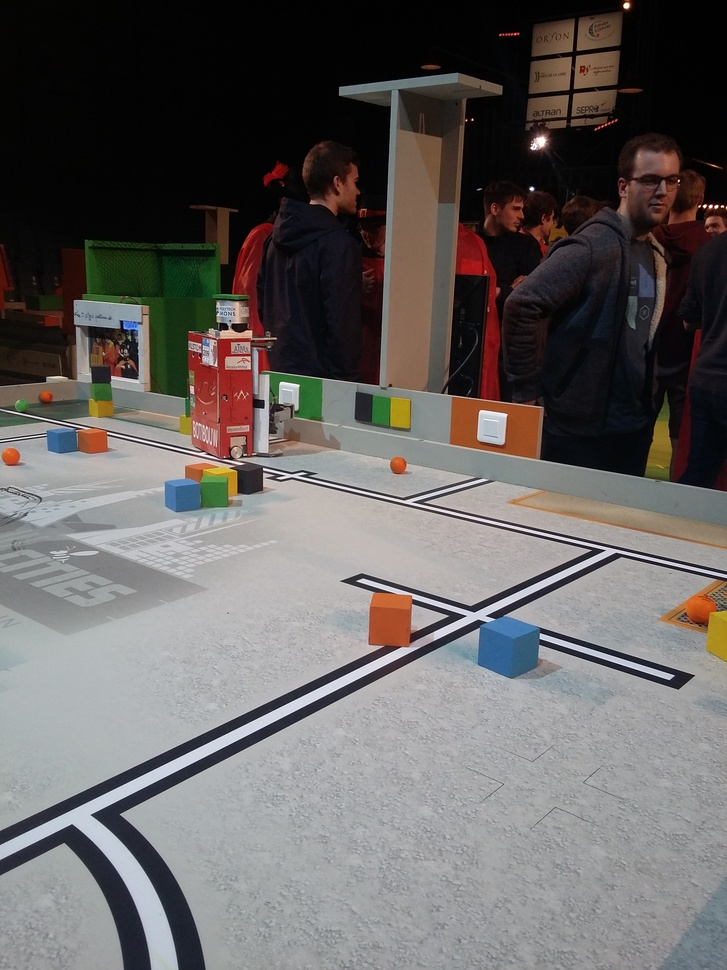
//> input picture detect-color-position/pictures/image1.jpg, 727 x 970 px, shrunk from 2448 x 3264 before the run, given in place of the camera
$ ./main   (built with g++ and OpenCV 4)
//> lines starting //> are read from the running program, lines starting //| are printed output that depends on the picture; after the words box and inside, x2 and y2 are one past the last pixel; in counts of white or black regions, pixels touching at a corner belong together; pictures that were not available may be replaced by others from this repository, and a replacement may not be noted
#include <iostream>
#include <fstream>
#include <string>
#include <unistd.h>
#include "opencv2/highgui/highgui.hpp"
#include "opencv2/imgproc/imgproc.hpp"

#define RED_DETECT 1
#define YELLOW_DETECT 2
#define BLUE_DETECT 3
#define GREEN_DETECT 4
#define BLACK_DETECT 5
#define ORANGE_DETECT 6
#define COLOR_NBR 6
#define DEBUG
//#define DEBUG_MENU


using namespace cv;
using namespace std;
int detect_form(IplImage* img,int detect_color);
int save_data (CvPoint side0, CvPoint side1, CvPoint side2, CvPoint side3, int s16Color, int figure_idx);
unsigned char u8OpenFileFirst = true;

int main( int argc, char** argv )
{
  int detect_color=YELLOW_DETECT;
  const char *s8ColorName = "GREEN";
  const char *s8ImgName = "/home/eliott/Downloads/Pictures/webcam-shot.jpg";
  int iLowH, iHighH;
  int iLowS, iHighS;
  int iLowV, iHighV;
  /*int iLastX, iLastY;*/
  Mat imgOriginal;

  #ifdef DEBUG_MENU
  namedWindow("Control", CV_WINDOW_AUTOSIZE); //create a window called "Control"

  cout << "Please, what color do you want detect ?" << endl;
  cout << "RED=1 YELLOW=2 BLUE=3 GREEN=4 BLACK=5 ORANGE=6 ?" << endl;
  cin >> detect_color;

  #endif

  VideoCapture cap(0); //capture the video from webcam

  if ( !cap.isOpened() )  // if not success, exit program
  {
     cout << "Cannot open the web cam" << endl;
     return -1;
  }

  //Capture a temporary image from the camera
  Mat imgTmp;
  bool bSuccess = cap.read(imgTmp); // read a new frame from video
//> imgTmp is the input picture: 970 rows x 727 cols, CV_8UC3; mean B, G, R 97.2, 98.4, 102.2
  if (!bSuccess) //if not success, break loop
  {
    cout << "Cannot read a frame from video stream" << endl;
    return -1;
  }
  sleep(1);
  imwrite(s8ImgName,imgTmp);


  cap.release(); // close the video file


// Main Loop
while (detect_color <= COLOR_NBR)
{

  #ifdef DEBUG_MENU
    //Create trackbars in "Control" window
  createTrackbar("LowH", "Control", &iLowH, 179); //Hue (0 - 179)
  createTrackbar("HighH", "Control", &iHighH, 179);

  createTrackbar("LowS", "Control", &iLowS, 255); //Saturation (0 - 255)
  createTrackbar("HighS", "Control", &iHighS, 255);

  createTrackbar("LowV", "Control", &iLowV, 255);//Value (0 - 255)
  createTrackbar("HighV", "Control", &iHighV, 255);

  #else
  if (detect_color==RED_DETECT)
  {
     cout << "Color to detect: RED" << endl;
     iLowH =  160;
     iHighH = 179;

     iLowS = 160;
     iHighS = 255;

     iLowV = 60;
     iHighV = 255;

     s8ColorName = "RED";
  }
  else if (detect_color==YELLOW_DETECT)
  {
     cout << "Color to detect: YELLOW" << endl;
     iLowH =  22;
     iHighH = 38;

     iLowS = 107;
     iHighS = 255;

     iLowV = 126;
     iHighV = 255;

     s8ColorName = "YELLOW";

  }
  else if (detect_color==GREEN_DETECT)
  {
     cout << "Color to detect: GREEN" << endl;
     iLowH =  38;
     iHighH = 75;

     iLowS = 0;
     iHighS = 255;

     iLowV = 0;
     iHighV = 255;

     s8ColorName = "GREEN";

  }
  else if (detect_color==BLUE_DETECT)
  {
     cout << "Color to detect: BLUE" << endl;
     iLowH =  75;
     iHighH = 130;

     iLowS = 0;
     iHighS = 255;

     iLowV = 0;
     iHighV = 255;

     s8ColorName = "BLUE";

  }
  else if (detect_color==ORANGE_DETECT)
  {
     cout << "Color to detect: ORANGE" << endl;
     iLowH =  0;
     iHighH = 22;

     iLowS = 107;
     iHighS = 255;

     iLowV = 189;
     iHighV = 255;

     s8ColorName = "ORANGE";

  }
  else if (detect_color==BLACK_DETECT)
  {
     cout << "Color to detect: BLACK" << endl;
     iLowH =  0;
     iHighH = 46;

     iLowS = 0;
     iHighS = 255;

     iLowV = 16;
     iHighV = 131;

     s8ColorName = "BLACK";

  }
  else
  {
     /* nothing to do */
  }
  #endif

  //Create a black image with the size as the camera output
  //Mat imgLines = Mat::zeros( imgTmp.size(), CV_8UC3 );;
  #ifndef DEBUG
  imgOriginal = imread(s8ImgName);
  #else
  imgOriginal = imread("/home/eliott/Downloads/Pictures/webcam-shot-20180324_014512.jpg");
  #endif

  Mat imgHSV;

  cvtColor(imgOriginal, imgHSV, COLOR_BGR2HSV); //Convert the captured frame from BGR to HSV
//> imgHSV: 970 rows x 727 cols, CV_8UC3; mean H, S, V 69.8, 45.7, 106.6

  Mat imgThresholded;

  inRange(imgHSV, Scalar(iLowH, iLowS, iLowV), Scalar(iHighH, iHighS, iHighV), imgThresholded); //Threshold the image
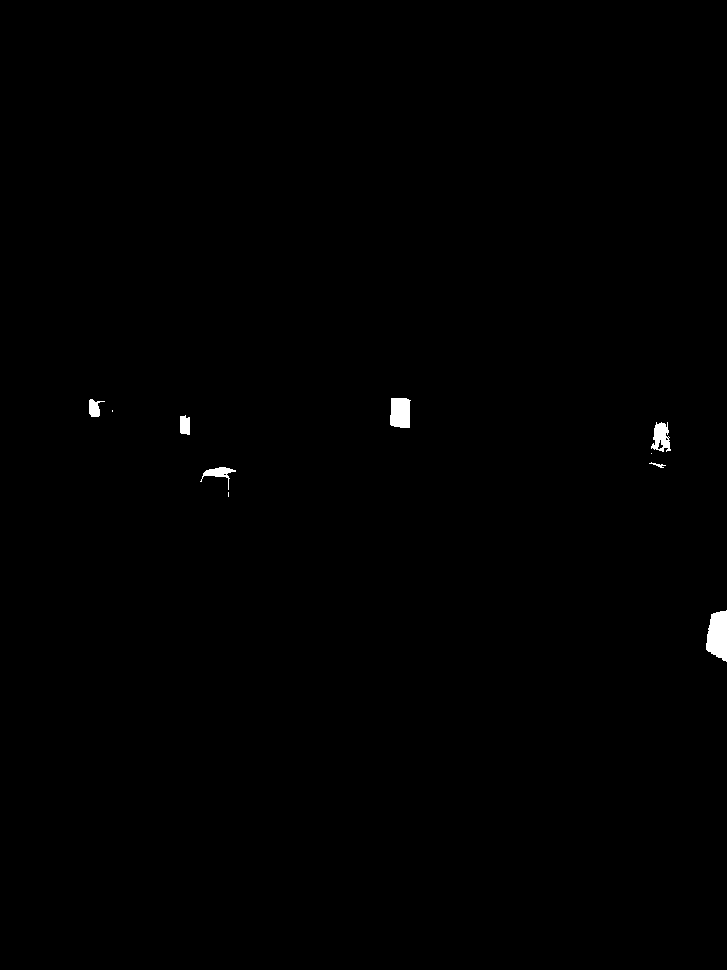
//> imgThresholded: 970 rows x 727 cols, CV_8UC1; 0.34% white; 10 white regions (3 under 20 px), largest, box (x1, y1, x2, y2) and area: (706, 610, 727, 662) 840, (390, 398, 411, 428) 565, (651, 422, 671, 452) 381

  //morphological opening (removes small objects from the foreground)
  erode(imgThresholded, imgThresholded, getStructuringElement(MORPH_ELLIPSE, Size(5, 5)) );
  dilate( imgThresholded, imgThresholded, getStructuringElement(MORPH_ELLIPSE, Size(5, 5)) );

  //morphological closing (removes small holes from the foreground)
  dilate( imgThresholded, imgThresholded, getStructuringElement(MORPH_ELLIPSE, Size(5, 5)) );
  erode(imgThresholded, imgThresholded, getStructuringElement(MORPH_ELLIPSE, Size(5, 5)) );
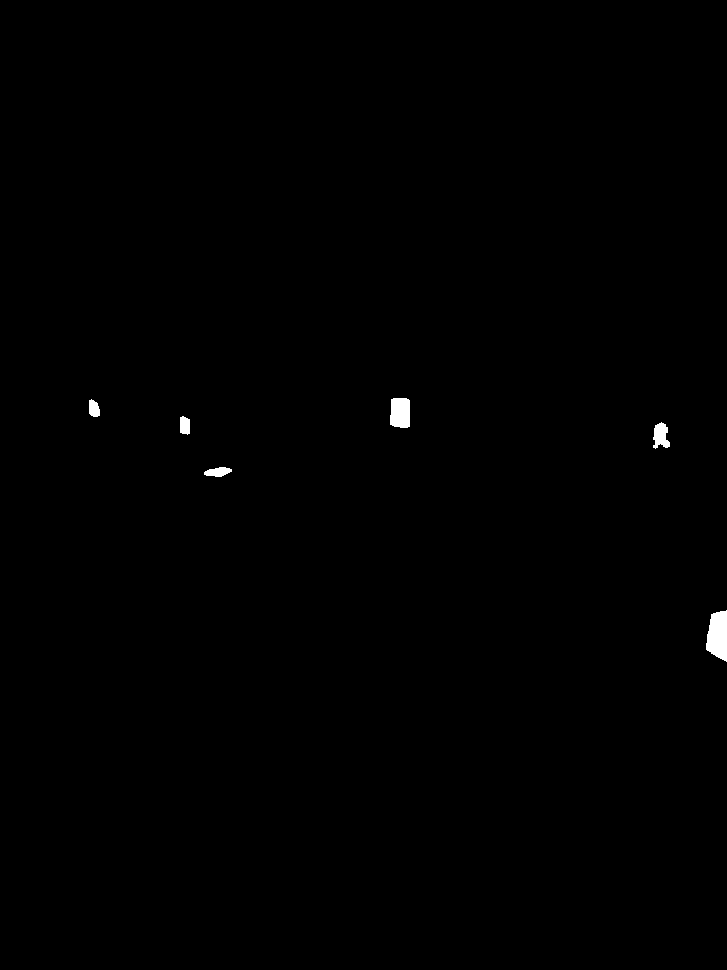
//> imgThresholded: 970 rows x 727 cols, CV_8UC1; 0.32% white; 6 white regions

     #if 0
     //Calculate the moments of the thresholded image
     Moments oMoments = moments(imgThresholded);

     double dM01 = oMoments.m01;
     double dM10 = oMoments.m10;
     double dArea = oMoments.m00;


     // if the area <= 10000, I consider that the there are no object in the image and it's because of the noise, the area is not zero
     if (dArea > 10000)
     {
       //calculate the position of the ball
       int posX = dM10 / dArea;
       int posY = dM01 / dArea;

       if (iLastX >= 0 && iLastY >= 0 && posX >= 0 && posY >= 0)
       {
         //Draw a red line from the previous point to the current point
         line(imgLines, Point(posX, posY), Point(iLastX, iLastY), Scalar(0,0,255), 2);
       }

         iLastX = posX;
         iLastY = posY;
      }

      CvFont font ;
      cvInitFont(&font, CV_FONT_HERSHEY_SIMPLEX, 0.5, 0.5);
      char szText[128];
      sprintf(szText, "pos: %d-%d",iLastX,iLastY);  //make string
      putText(imgOriginal, szText, cvPoint(30,30), FONT_HERSHEY_COMPLEX_SMALL, 0.8, cvScalar(200,200,250), 1, CV_AA);
      #endif
      imshow("Thresholded Image", imgThresholded); //show the thresholded image

      char a8ImgThName[50];
      sprintf(a8ImgThName,"/home/eliott/Downloads/Pictures/webcam-shot-imgThresholded-%s.jpg",s8ColorName);
      imwrite(a8ImgThName,imgThresholded);

       //IplImage copy = imgThresholded;
       //IplImage* new_image = &copy;
       IplImage* new_image =  cvLoadImage(a8ImgThName);
       detect_form(new_image,detect_color);
       //imgOriginal = imgOriginal + imgLines;
       imshow("Original", imgOriginal); //show the original image
       #ifdef DEBUG_MENU
       //cvWaitKey(0);
       if (waitKey(30) == 27) //wait for 'esc' key press for 30ms. If 'esc' key is pressed, break loop
       {
         cout << "esc key is pressed by user" << endl;
         return 0;
       }
       #else
       detect_color++;
       #endif

   } /* end main loop */

   return 0;
}

int save_data (CvPoint side0, CvPoint side1, CvPoint side2, CvPoint side3, int s16Color, int figure_idx)
{

  fstream outputFile;
  string line;
  const char *s8Color = "GREEN";

  switch (s16Color)
  {
    case GREEN_DETECT:
       s8Color = "GREEN";
       break;
    case YELLOW_DETECT:
       s8Color = "YELLOW";
       break;
    case BLUE_DETECT:
       s8Color = "BLUE";
       break;
    case BLACK_DETECT:
       s8Color = "BLACK";
       break;
    case ORANGE_DETECT:
       s8Color = "ORANGE";
       break;

  };

  if (u8OpenFileFirst == true)
  {
    //Clean all file
    outputFile.open("/home/eliott/color_detected.txt", ios::out | ios::trunc);
    u8OpenFileFirst = false;
  }
  else
  {
    outputFile.open("/home/eliott/color_detected.txt");
  }

  outputFile.clear();
  while ( getline (outputFile,line) )
  {
      cout << line << '\n';
  }
  outputFile.clear();
  outputFile << "\n\nFigure ID: ";
  outputFile << figure_idx  << endl;
  outputFile << "\nColor detected: " ;
  outputFile << s8Color << endl;
  outputFile << "\nside0 (X-Y): " << endl;
  outputFile << side0.x;
  outputFile << " - ";
  outputFile << side0.y;
  outputFile << "\nside1 (X-Y): " << endl;
  outputFile << side1.x;
  outputFile << " - ";
  outputFile << side1.y;
  outputFile << "\nside2 (X-Y): " << endl;
  outputFile << side2.x;
  outputFile << " - ";
  outputFile << side2.y;
  outputFile << "\nside3 (X-Y): " << endl;
  outputFile << side3.x;
  outputFile << " - ";
  outputFile << side3.y << endl;
  outputFile.close();

  return 0;
}

 int detect_form(IplImage* img, int detect_color)
{
//> called with detect_color = 2
	int figure_idx = 0;
	//show the original image
	cvNamedWindow("Raw");
	cvShowImage("Raw",img);

	//converting the original image into grayscale
	IplImage* imgGrayScale = cvCreateImage(cvGetSize(img), 8, 1);
	cvCvtColor(img,imgGrayScale,CV_BGR2GRAY);

	//thresholding the grayscale image to get better results
	cvThreshold(imgGrayScale,imgGrayScale,128,255,CV_THRESH_BINARY);

	CvSeq* contour;  //hold the pointer to a contour
	CvSeq* result;   //hold sequence of points of a contour
	CvMemStorage *storage = cvCreateMemStorage(0); //storage area for all contours

	//finding all contours in the image
	cvFindContours(imgGrayScale, storage, &contour, sizeof(CvContour), CV_RETR_LIST, CV_CHAIN_APPROX_SIMPLE, cvPoint(0,0));
//> imgGrayScale: 970 rows x 727 cols, CV_8UC1; 0.32% of pixels changed, all inside (x1, y1, x2, y2) = (89, 398, 727, 662)
//> contour = 6 contours; box (x1, y1, x2, y2) and area: (706, 611, 726, 661) 727, (390, 398, 410, 428) 514, (653, 422, 670, 449) 271, (204, 467, 232, 477) 164, (180, 416, 190, 435) 140, (89, 399, 100, 417) 134

	//iterating through each contour
	while(contour)
	{
		//counter of figure detected
        figure_idx++;

		//obtain a sequence of points of the countour, pointed by the variable 'countour'
		result = cvApproxPoly(contour, sizeof(CvContour), storage, CV_POLY_APPROX_DP, cvContourPerimeter(contour)*0.02, 0);

		//if there are 3 vertices  in the contour(It should be a triangle)
		if(result->total==3 )
		{
			//iterating through each point
			CvPoint *pt[3];
			for(int i=0;i<3;i++){
				pt[i] = (CvPoint*)cvGetSeqElem(result, i);
			}

			//drawing lines around the triangle - Red color
			cvLine(img, *pt[0], *pt[1], cvScalar(255,0,0),4);
			cvLine(img, *pt[1], *pt[2], cvScalar(255,0,0),4);
			cvLine(img, *pt[2], *pt[0], cvScalar(255,0,0),4);

		}

		//if there are 4 vertices  in the contour(It should be a quadrilateral)
		else if(result->total==4 )
		{
			//iterating through each point
			CvPoint *pt[4];
			for(int i=0;i<4;i++){
				pt[i] = (CvPoint*)cvGetSeqElem(result, i);
			}

            save_data(*pt[0], *pt[1], *pt[2], *pt[3], detect_color, figure_idx);
			//drawing lines around the quadrilateral - Green color
			cvLine(img, *pt[0], *pt[1], cvScalar(0,255,0),4);
			cvLine(img, *pt[1], *pt[2], cvScalar(0,255,0),4);
			cvLine(img, *pt[2], *pt[3], cvScalar(0,255,0),4);
			cvLine(img, *pt[3], *pt[0], cvScalar(0,255,0),4);
		}

		//if there are 7 vertices  in the contour(It should be a heptagon)
		else if(result->total ==7  )
		{
			//iterating through each point
			CvPoint *pt[7];
			for(int i=0;i<7;i++){
				pt[i] = (CvPoint*)cvGetSeqElem(result, i);
			}

			//drawing lines around the heptagon - Blue color
			cvLine(img, *pt[0], *pt[1], cvScalar(0,0,255),4);
			cvLine(img, *pt[1], *pt[2], cvScalar(0,0,255),4);
			cvLine(img, *pt[2], *pt[3], cvScalar(0,0,255),4);
			cvLine(img, *pt[3], *pt[4], cvScalar(0,0,255),4);
			cvLine(img, *pt[4], *pt[5], cvScalar(0,0,255),4);
			cvLine(img, *pt[5], *pt[6], cvScalar(0,0,255),4);
			cvLine(img, *pt[6], *pt[0], cvScalar(0,0,255),4);
		}

		//obtain the next contour
		contour = contour->h_next;
	}
//> this loop made 6 passes
//> contour on pass 6: 0 contours
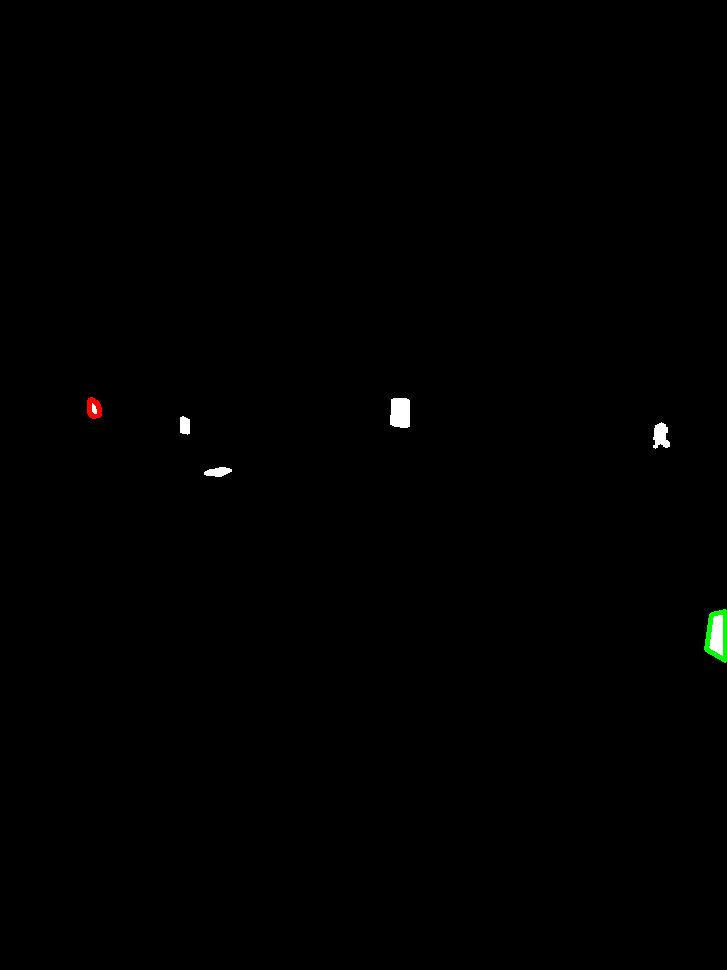
//> img: 970 rows x 727 cols, CV_8UC3; mean B, G, R 0.6, 0.8, 0.7
//> after the loop, figure_idx = 6
CvFont * font = new CvFont;
cvInitFont(font, CV_FONT_VECTOR0, 0.5f, 1.0f, 0, 1, 8); //rate of width and height is 1:2
char szText[8];
sprintf(szText, "TextOut");  //make string
cvPutText(img, szText, Point(200,250), font, CV_RGB(255, 255, 255)); //draw text on the IplImage* (Image)
//> img: 970 rows x 727 cols, CV_8UC3; 198 pixels changed, all inside (x1, y1, x2, y2) = (201, 234, 287, 251)

	//show the image in which identified shapes are marked
	cvNamedWindow("Tracked");
	cvShowImage("Tracked",img);

	//cvWaitKey(0); //wait for a key press

	//cleaning up
	//cvDestroyAllWindows();
	cvReleaseMemStorage(&storage);
	cvReleaseImage(&img);
	cvReleaseImage(&imgGrayScale);

	return 0;
}
